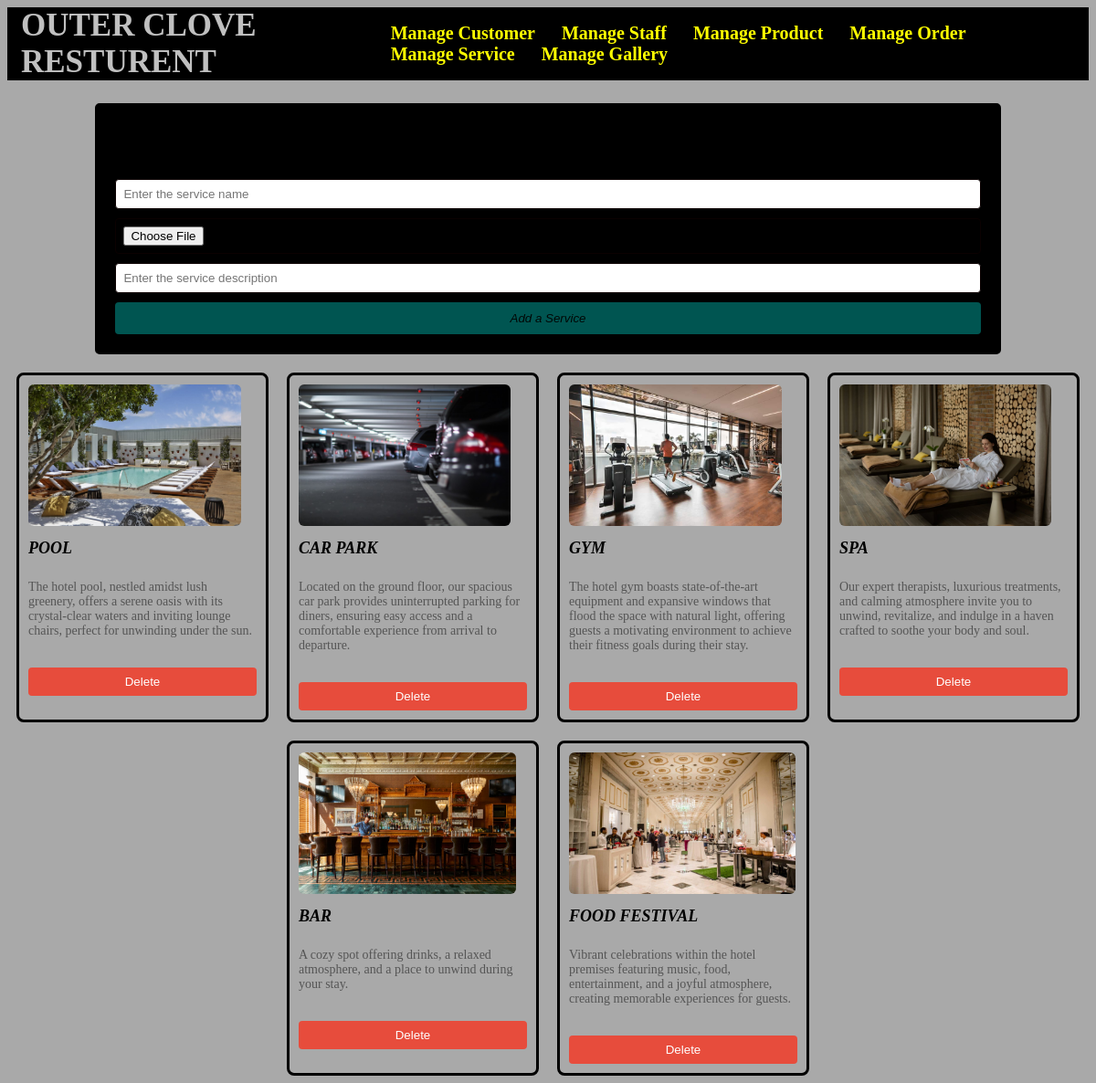
The app's page /Admin/manage_service.php with its own data.
### tables this page shows
CREATE TABLE `service` (
  `service_id` int(10) NOT NULL,
  `service_name` varchar(225) NOT NULL,
  `service_image` varchar(225) NOT NULL,
  `service_description` varchar(225) NOT NULL
);

### Admin/manage_service.php (the view, shortened to what this page needs)
<?php
include './admin_dashboard.php';
$database = new connection();
try {
    $conn = $database->getConnection();
    $select_sql = "SELECT * FROM service";
    $stmt = $conn->prepare($select_sql);
    $stmt->execute();
    $services = $stmt->fetchAll(PDO::FETCH_ASSOC);
} catch (PDOException $e) {
    echo 'Error: ' . $e->getMessage();
}
?>
<section class="add_product">
    <form action="./manage_serviceadd.php" method="post" class="add-product-form" enctype="multipart/form-data">
        <h3>Add new service</h3>
        <input type="text" name="service_name" placeholder="Enter the service name" class="box" required>
        <input type="file" name="service_image" accept="image/png, image/jpg, image/jpeg" class="box" required>
        <input type="text" name="service_description" placeholder="Enter the service description" class="box" required>
        <input type="submit" value="Add a Service" name="add_service" class="btn">
    </form>
</section>
<section class="view-products">
    <div class="product-cards">
        <?php
        foreach ($services as $service) {
            echo '<div class="product-card">';
            if (!empty($service['service_image'])) {
                echo '<img style="height:155px;" src="' . $service['service_image'] . '">';
            } else {
                echo '<img style="height: 155px; width: auto; max-width: 100%;" src="../uploaded_img/no_img.jpg">';
            }
            echo '<h4>' . $service['service_name'] . '</h4>';
            echo '<p>' . $service['service_description'] . '</p>' . '<br>';
            echo '<form id="deleteForm_' . $service['service_id'] . '" action="./delete_service.php" method="post" class="card_form">';
            echo '<input type="submit" value="Delete" onclick="return confirmDelete(' . $service['service_id'] . ')" class="delete-btn">';
            echo '</form>';
            echo '</div>';
        }
        ?>
    </div>
</section>
</body>
</html>

### Styles/adminnav.css (style rules this page uses)
* { text-decoration:none; }

### Styles/man_gallery.css (style rules this page uses)
.add_product { margin-top: 25px; height: 50% }
body { background-color: darkgray; }
.add-product-form { max-width: 80%; ; margin: 0 auto; padding: 20px; border: 2px solid black; border-radius: 5px; background-color: black; }
.add-product-form h3 { text-align: center; margin-bottom: 20px; font-style: inherit; }
.box { width: 100%; margin-bottom: 10px; padding: 8px; border: 1px solid #0b0101; border-radius: 4px; box-sizing: border-box; }
.btn { width: 100%; padding: 10px; border: none; border-radius: 4px; background-color: #00fff255; color: rgb(1, 8, 6); cursor: pointer; font-style: italic; }
.product-cards, .gallery-cards { display: flex; flex-wrap: wrap; gap: 20px; justify-content: center; margin-top: 20px; }
.product-card, .gallery-card { border: 3px solid black; border-radius: 8px; padding: 10px; width: 250px; }
.product-card img { max-width: 100%; height: auto; border-radius: 6px; }
.product-card h4 { margin-top: 10px; font-size: 18px; font-style: oblique; }
.product-card p { margin-top: 8px; font-size: 14px; color: #555; }
.card_form { width: 100%; }
.edit-btn, .delete-btn { padding: 8px 16px; border: none; border-radius: 4px; cursor: pointer; transition: background-color 0.3s ease; }
.delete-btn { background-color: #e74c3c; position: relative; width: 100%; color: #fff; }

### records on screen
service: service_image (picture), service_name "POOL", service_description "The hotel pool, nestled amidst lush greenery, offers a serene oasis with its crystal-clear waters and inviting lounge chairs, perfect for unwinding under the sun."
service: service_image (picture), service_name "CAR PARK", service_description "Located on the ground floor, our spacious car park provides uninterrupted parking for diners, ensuring easy access and a comfortable experience from arrival to departure."
service: service_image (picture), service_name "GYM", service_description "The hotel gym boasts state-of-the-art equipment and expansive windows that flood the space with natural light, offering guests a motivating environment to achieve their fitness goals during their stay."
service: service_image (picture), service_name "SPA", service_description "Our expert therapists, luxurious treatments, and calming atmosphere invite you to unwind, revitalize, and indulge in a haven crafted to soothe your body and soul."
service: service_image (picture), service_name "BAR", service_description "A cozy spot offering drinks, a relaxed atmosphere, and a place to unwind during your stay."
service: service_image (picture), service_name "FOOD FESTIVAL", service_description "Vibrant celebrations within the hotel premises featuring music, food, entertainment, and a joyful atmosphere, creating memorable experiences for guests."
